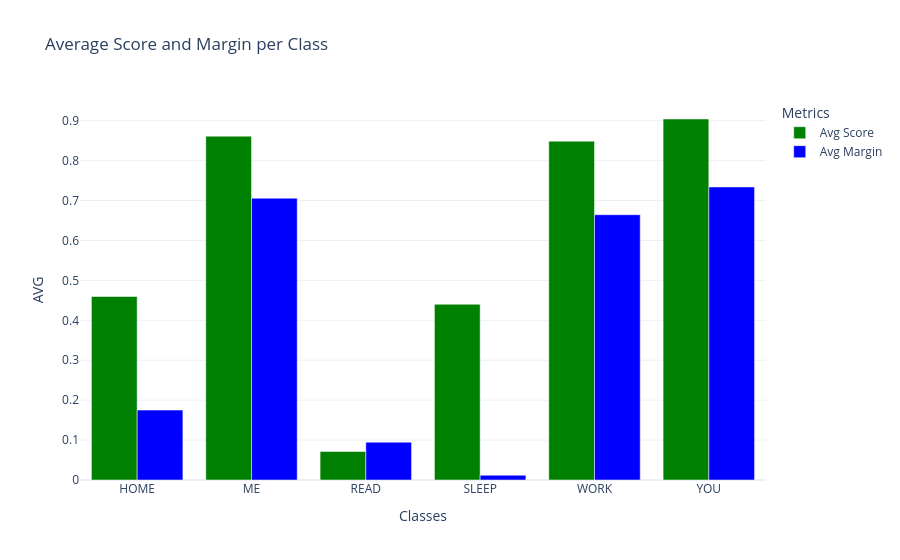

Write notebook code for a chart like this one.
### Code cell
df_avg = data.groupby("true_label")[["score", "margin"]].mean().reset_index()

fig = go.Figure(data=[
    go.Bar(
        name='Avg Score', 
        x=df_avg['true_label'], 
        y=df_avg['score'],
        marker_color='green'
    ),
    go.Bar(
        name='Avg Margin', 
        x=df_avg['true_label'], 
        y=df_avg['margin'],
        marker_color='blue'
    )
])

fig.update_layout(
    title='Average Score and Margin per Class',
    xaxis_title='Classes',
    yaxis_title='AVG',
    barmode='group',
    template='plotly_white',
    legend_title='Metrics',
    hovermode='x unified'
)

fig.show()

### Figure 1 — Plotly figure (JSON) as saved in the notebook; plotly's stock layout.template omitted (floating-point values rounded to 4 significant figures)
{"data": [{"marker": {"color": "green"}, "name": "Avg Score", "type": "bar", "x": ["HOME", "ME", "READ", "SLEEP", "WORK", "YOU"], "y": [0.4596, 0.8613, 0.07134, 0.4402, 0.8488, 0.9043]}, {"marker": {"color": "blue"}, "name": "Avg Margin", "type": "bar", "x": ["HOME", "ME", "READ", "SLEEP", "WORK", "YOU"], "y": [0.1751, 0.7059, 0.09485, 0.01198, 0.6646, 0.7341]}], "layout": {"barmode": "group", "hovermode": "x unified", "legend": {"title": {"text": "Metrics"}}, "title": {"text": "Average Score and Margin per Class"}, "xaxis": {"title": {"text": "Classes"}}, "yaxis": {"title": {"text": "AVG"}}}}
